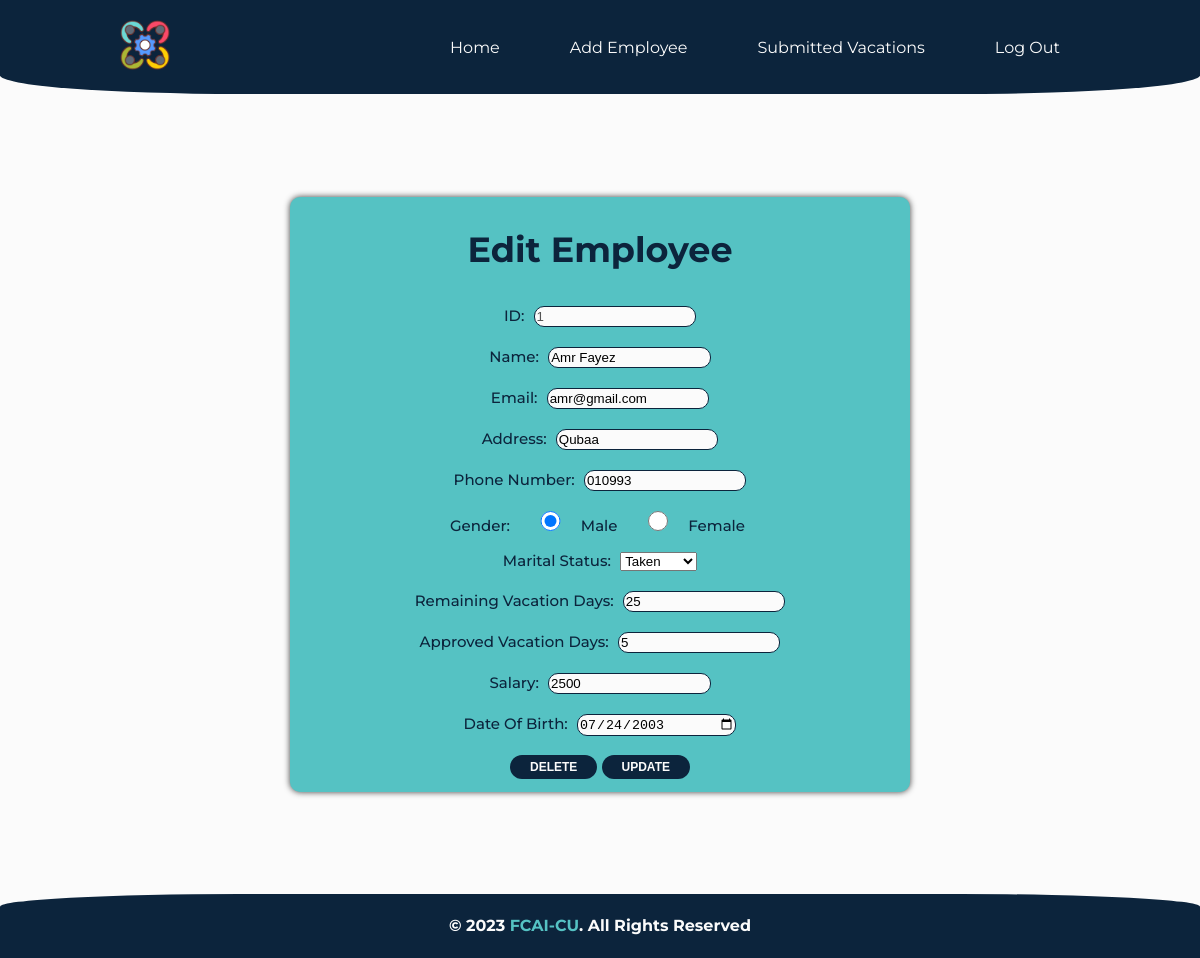
The app's page /edit/1/ (signed in), older data.
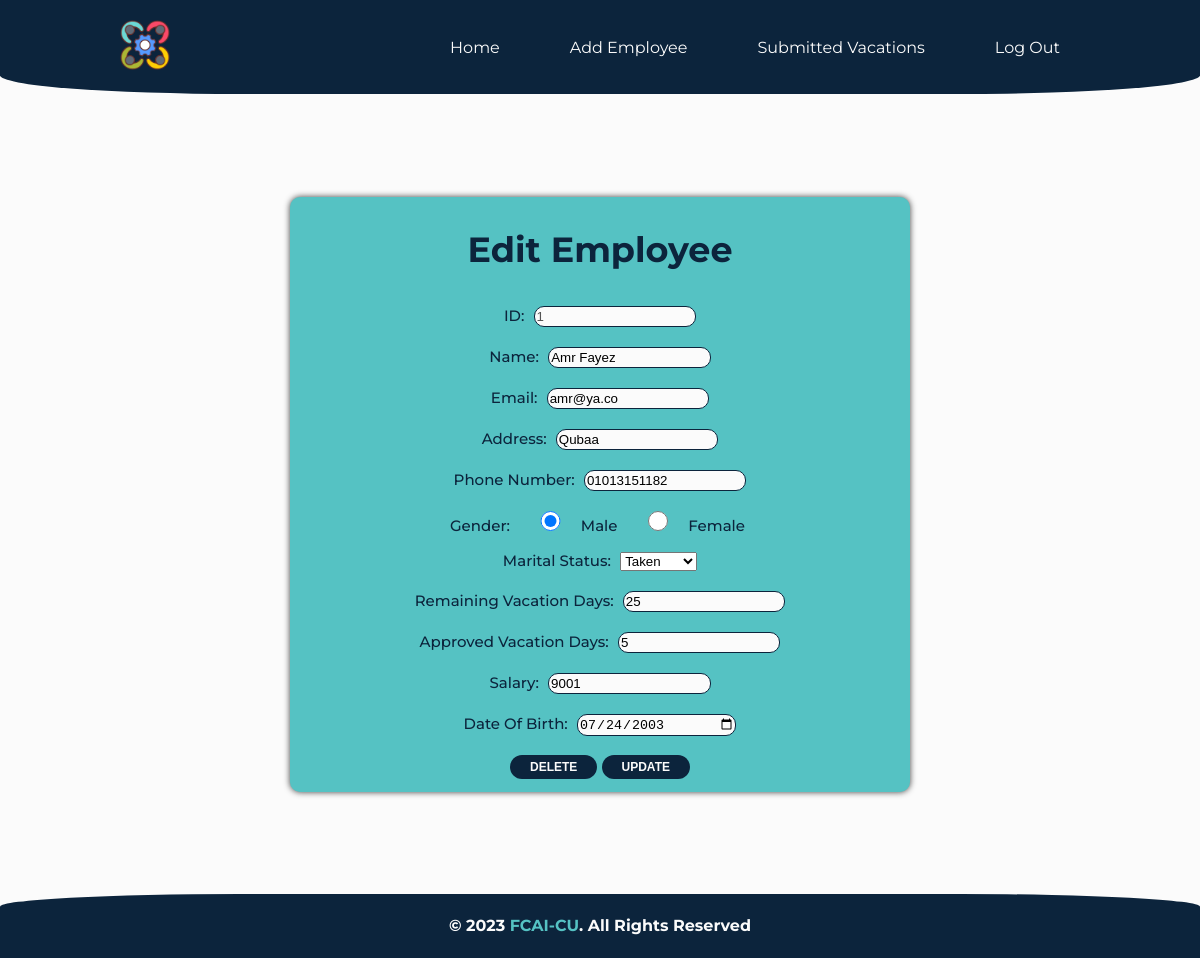
The same page, newer data.
### pages/models.py (models this page shows, shortened)
class Employee(models.Model):
    GENDER_CHOICES = [
        ('male', 'Male'),
        ('female', 'Female'),
    ]
    MARITAL_STATUS_CHOICES = [
        ('single', 'Single'),
        ('taken', 'Taken'),
        ('married', 'Married'),
        ('divorced', 'Divorced'),
        ('widowed', 'Widowed'),
    ]
    ID = models.IntegerField(primary_key=True)
    Name = models.CharField(max_length=15)
    Remaining_vacation_days = models.IntegerField(default=30)
    Approved_vacation_days = models.IntegerField(default=0)
    Email = models.EmailField(max_length=254)
    Address = models.CharField(max_length=100)
    Phone = models.CharField(max_length=11)
    Salary = models.CharField(max_length=20)
    Date_of_birth = models.DateField(null=True)
    Gender = models.CharField(max_length=6, choices=GENDER_CHOICES, null=True)
    Marital_status = models.CharField(
        max_length=10, choices=MARITAL_STATUS_CHOICES)
    objects = models.Manager()

### pages/views.py (the view)
# urls.py: path('edit/<int:id>/', views.edit, name='edit'),
def edit(request, id):
    if 'username' in request.session and not request.session['username'] == '':
        emp = Employee.objects.get(ID=id)
        return render(request, 'pages/edit.html', {'emp': emp})
    else:
        return redirect('login')

### templates/pages/edit.html (shortened to what this page needs)
{% extends 'base.html' %}
{% load static %}
{% block styles %}
<link rel="stylesheet" href="{% static 'style/edit.css' %}">
{% endblock styles %}
{% block content %}
<div class="content">
    <div class="container">
        <div class="form">
            <form action="{% url 'updateEmp' id=emp.ID %}" method="post">
                <h2>Edit Employee</h2>
                <label for="id">ID:</label>
                <input type="number" name="id" placeholder="Id" value="{{emp.ID}}" required disabled><br>
                <label for="name">Name:</label>
                <input type="text" name="name" placeholder="Name" value="{{emp.Name}}" id="name" required><br>
                <label for="email">Email:</label>
                <input type="text" name="email" placeholder="Email" value="{{emp.Email}}" id="email"><br>
                <label for="address">Address:</label>
                <input type="text" name="address" placeholder="Address" value="{{emp.Address}}"><br>
                <label for="phone">Phone Number:</label>
                <input type="text" name="phone" placeholder="Phone" value="{{emp.Phone}}" id="phone"><br>
                <label for="gender">Gender:</label>
                <input type="radio" name="gender" value="male" {% if emp.Gender == "male" %}checked{% endif %}><label>Male</label>
                <input type="radio" name="gender" value="female" {% if emp.Gender == "female" %}checked{% endif %}><label>Female</label><br>
                <label for="marital_status">Marital Status:</label>
                <select name="marital_status" id="marital_status">
                    <option value="taken" {% if emp.Marital_status == "taken" %}selected{% endif %}>Taken</option>
                </select><br>
                <label for="vacation_left">Remaining Vacation Days:</label>
                <input type="number" id='remaining-days' name="vacation_left" placeholder="Remaining Vacation Days" value="{{emp.Remaining_vacation_days}}" required><br>
                <label for="vacation_approved">Approved Vacation Days:</label>
                <input type="number" id= 'approved-days' name="vacation_approved" placeholder="Approved Vacation Days" value="{{emp.Approved_vacation_days}}" required><br>
                <label for="salary">Salary:</label>
                <input type="text" name="salary" placeholder="Salary" value="{{emp.Salary}}" id="salary"><br>
                <label for="birth">Date Of Birth:</label>
                <input type="date" name="birth" placeholder="Date of Birth" value="{{emp.Date_of_birth|date:'Y-m-d'}}"><br><br>
                <a href="{% url 'deleteEmp' id=emp.ID %}"><input class="sub" type="button" value="Delete" id="del"></a>
                <input class="sub" type="submit" value="Update" id="update">
            </form>
        </div>
    </div>
</div>
{% endblock content %}

Row changes from the older to the newer data that the page shows:
changed Employee "Amr Fayez": email "amr@gmail.com" → "amr@ya.co"; phone "010993" → "01013151182"; salary "2500" → "9001"
